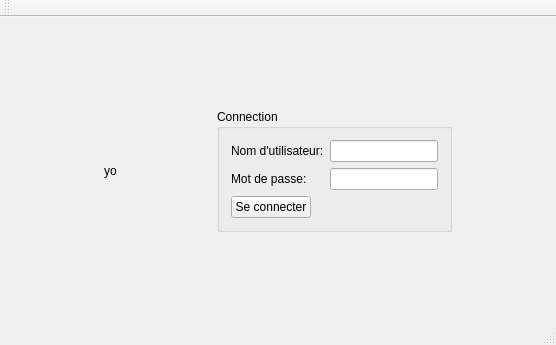
<?xml version="1.0" encoding="UTF-8"?>
<ui version="4.0">
 <class>MainWindow</class>
 <widget class="QMainWindow" name="MainWindow">
  <property name="geometry">
   <rect>
    <x>0</x>
    <y>0</y>
    <width>556</width>
    <height>345</height>
   </rect>
  </property>
  <property name="cursor">
   <cursorShape>IBeamCursor</cursorShape>
  </property>
  <property name="windowTitle">
   <string>MainWindow</string>
  </property>
  <widget class="QWidget" name="centralWidget">
   <layout class="QGridLayout" name="gridLayout">
    <item row="0" column="3">
     <spacer name="verticalSpacer_4">
      <property name="orientation">
       <enum>Qt::Vertical</enum>
      </property>
      <property name="sizeHint" stdset="0">
       <size>
        <width>20</width>
        <height>60</height>
       </size>
      </property>
     </spacer>
    </item>
    <item row="1" column="0">
     <spacer name="horizontalSpacer_2">
      <property name="orientation">
       <enum>Qt::Horizontal</enum>
      </property>
      <property name="sizeHint" stdset="0">
       <size>
        <width>78</width>
        <height>20</height>
       </size>
      </property>
     </spacer>
    </item>
    <item row="1" column="1">
     <widget class="QLabel" name="label_pic">
      <property name="text">
       <string>yo</string>
      </property>
     </widget>
    </item>
    <item row="1" column="2">
     <spacer name="horizontalSpacer_3">
      <property name="orientation">
       <enum>Qt::Horizontal</enum>
      </property>
      <property name="sizeHint" stdset="0">
       <size>
        <width>80</width>
        <height>20</height>
       </size>
      </property>
     </spacer>
    </item>
    <item row="1" column="3">
     <widget class="QGroupBox" name="groupBox">
      <property name="title">
       <string>Connection</string>
      </property>
      <layout class="QFormLayout" name="formLayout_2">
       <item row="0" column="0">
        <widget class="QLabel" name="label_2">
         <property name="text">
          <string>Nom d'utilisateur:</string>
         </property>
        </widget>
       </item>
       <item row="0" column="1">
        <widget class="QLineEdit" name="inpUsername"/>
       </item>
       <item row="1" column="0">
        <widget class="QLabel" name="label_3">
         <property name="text">
          <string>Mot de passe:</string>
         </property>
        </widget>
       </item>
       <item row="1" column="1">
        <widget class="QLineEdit" name="inp_password">
         <property name="echoMode">
          <enum>QLineEdit::Password</enum>
         </property>
        </widget>
       </item>
       <item row="2" column="0">
        <widget class="QPushButton" name="pushButton">
         <property name="cursor">
          <cursorShape>PointingHandCursor</cursorShape>
         </property>
         <property name="text">
          <string>Se connecter</string>
         </property>
        </widget>
       </item>
      </layout>
     </widget>
    </item>
    <item row="1" column="4">
     <spacer name="horizontalSpacer">
      <property name="orientation">
       <enum>Qt::Horizontal</enum>
      </property>
      <property name="sizeHint" stdset="0">
       <size>
        <width>80</width>
        <height>20</height>
       </size>
      </property>
     </spacer>
    </item>
    <item row="2" column="3">
     <spacer name="verticalSpacer">
      <property name="orientation">
       <enum>Qt::Vertical</enum>
      </property>
      <property name="sizeHint" stdset="0">
       <size>
        <width>20</width>
        <height>60</height>
       </size>
      </property>
     </spacer>
    </item>
   </layout>
  </widget>
  <widget class="QMenuBar" name="menuBar">
   <property name="geometry">
    <rect>
     <x>0</x>
     <y>0</y>
     <width>556</width>
     <height>19</height>
    </rect>
   </property>
  </widget>
  <widget class="QToolBar" name="mainToolBar">
   <attribute name="toolBarArea">
    <enum>TopToolBarArea</enum>
   </attribute>
   <attribute name="toolBarBreak">
    <bool>false</bool>
   </attribute>
  </widget>
  <widget class="QStatusBar" name="statusBar"/>
 </widget>
 <layoutdefault spacing="6" margin="11"/>
 <resources/>
 <connections/>
</ui>
